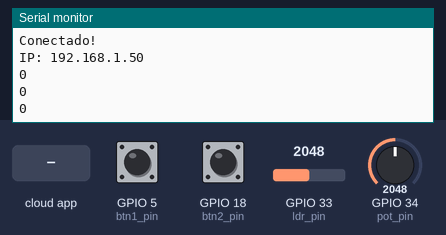
Bench run of a sketch on a simulated ESP32. On the bench: the last lines printed to the serial monitor. Inputs (shaded band) come from the test bench; at power-on: GPIO 5 (btn1_pin) HIGH, GPIO 33 (ldr_pin) = 2048, GPIO 18 (btn2_pin) HIGH, GPIO 34 (pot_pin) = 2048. WiFi joins after 1.5 s; servers stay silent unless stated; the local clock reads 2024-03-15 10:24:30 at power-on unless the sketch sets it; the Firebase database answers and starts empty.

Above: at 2.7 s.
2.8 s: GPIO 5 (btn1_pin) pulled LOW for 1 s
At 4.6 s:
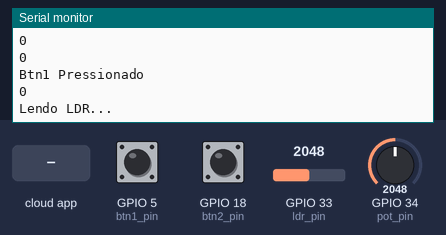
5.4 s: the phone or cloud app sets Pot to 1
At 7.7 s:
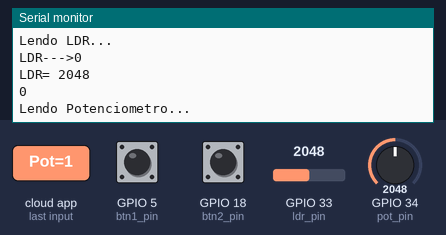
7.9 s: the phone or cloud app sets LDR to 1
At 10.8 s:
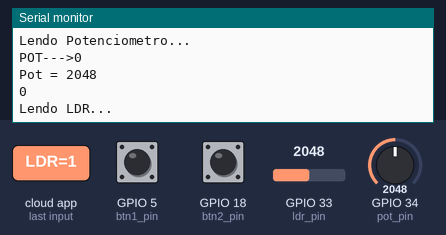
10.9 s: GPIO 33 (ldr_pin) set to 2866
12.4 s: GPIO 18 (btn2_pin) pulled LOW for 3.2 s
At 14.49 s:
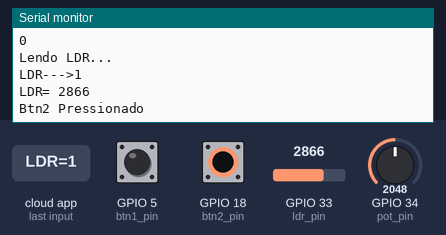
17.1 s: GPIO 18 (btn2_pin) pulled LOW for 1 s
At 19.5 s:
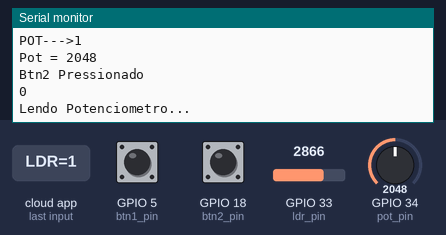

The sketch:

Projeto6-_Leitura_dos_Sensores_e_Registro_em_Banco_de_Dados.ino
```cpp
//---Bibliotecas---
#include <Time.h>
#include <FirebaseESP32.h>
#include <WiFi.h>

//**************************************
//---Pinos---
#define ldr_pin 33
#define pot_pin 34
#define led_pin 4

#define btn1_pin 5
#define btn2_pin 18

//**************************************
//---CONSTANTES---
//---WiFi---
const char* ssid = "Galaxy J8";
const char* password = "senha12345";

//---Firebase---
const char* firebase_host = "https://projeto-parcial1x.firebaseio.com/";
const char* firebase_auth = "AaHaWVLuMRlT3wJwX7PCXDMmgFKw14M8KFqk07BS";

//---Timer/NTP server---
const char* ntpServer = "pool.ntp.org";
const long gmtOffset_sec = 0;
const int daylightOffset_sec = -14400;

//**************************************
//---Objetos---
FirebaseData firebaseData;

//**************************************
//---Variaveis Globais---
int il,ip;

//**************************************
//---Protótipos das funcões---
String getLocalTime();
String getLocalDate();
String getLdrValue();
String getPotValue();
bool btn_click();

//**************************************
void setup() {
  pinMode(ldr_pin,INPUT);
  pinMode(pot_pin,INPUT);
  pinMode(btn1_pin,INPUT_PULLUP);
  pinMode(btn2_pin,INPUT_PULLUP);

  Serial.begin(115200);

  WiFi.begin(ssid,password);
  Serial.print("Conectando ao WiFi");
  while(WiFi.status() != WL_CONNECTED)
  {
    Serial.print(".");
    delay(500);
  }

  Serial.println("\nConectado!");
  Serial.print("IP: ");
  Serial.println(WiFi.localIP());

  Firebase.begin(firebase_host, firebase_auth);
  Firebase.reconnectWiFi(true);

  configTime(gmtOffset_sec, daylightOffset_sec, ntpServer);
}

//**************************************
void loop() {
  //**************************************
  //---Leitura dos botões---
  if(btn_click("btn1")){
    Serial.println("Btn1 Pressionado");
    Firebase.setBool(firebaseData,"/Solicitacoes/LDR", true);
  }
  if(btn_click("btn2")){
    Serial.println("Btn2 Pressionado");
    Firebase.setBool(firebaseData,"/Solicitacoes/Pot", true);
  }

  //---Verifica se há alguma solicitação---
  Firebase.getBool(firebaseData,"/Solicitacoes/LDR");
  bool Sldr = firebaseData.boolData();

  Firebase.getBool(firebaseData,"/Solicitacoes/Pot");
  bool Spot = firebaseData.boolData();
  //**************************************

  Serial.println(firebaseData.jsonData());

  //---Solicitação de LDR---
  if(Sldr){
    Serial.println("Lendo LDR...");
    delay(2000);
    Firebase.getInt(firebaseData,"/Indexes/LDR");
    il = firebaseData.intData();
    Serial.print("LDR--->");Serial.println(il);
    Firebase.setString(firebaseData, "/Sensores/LDR/"+String(il+1)+"/Hora", getLocalTime());
    Firebase.setString(firebaseData, "/Sensores/LDR/"+String(il+1)+"/Data", getLocalDate());
    Firebase.setString(firebaseData, "/Sensores/LDR/"+String(il+1)+"/Valor", getLdrValue());

    Firebase.setBool(firebaseData, "/Solicitacoes/LDR", false);
    Firebase.setInt(firebaseData, "/Indexes/LDR", il+1);
    Firebase.setBool(firebaseData, "/Respostas/LDR", true);
  }

  //---Solicitação de Pot----
  if(Spot){
    Serial.println("Lendo Potenciometro...");
    delay(2000);
    Firebase.getInt(firebaseData,"/Indexes/Pot");
    ip = firebaseData.intData();
    Serial.print("POT--->");Serial.println(ip);
    Firebase.setString(firebaseData, "/Sensores/Pot/"+String(ip+1)+"/Hora", getLocalTime());
    Firebase.setString(firebaseData, "/Sensores/Pot/"+String(ip+1)+"/Data", getLocalDate());
    Firebase.setString(firebaseData, "/Sensores/Pot/"+String(ip+1)+"/Valor", getPotValue());

    Firebase.setBool(firebaseData, "/Solicitacoes/Pot", false);
    Firebase.setInt(firebaseData, "/Indexes/Pot", ip+1);
    Firebase.setBool(firebaseData, "/Respostas/Pot", true);
  }
}

//**************************************
//---Funções auxiliares--
String getLocalTime()
{
  struct tm timeinfo;
  if(!getLocalTime(&timeinfo)){
    Serial.println("Falha ao obter hora");
    return "Error";
  }

  String Time = String(timeinfo.tm_hour)+':'+String(timeinfo.tm_min)+':'+String(timeinfo.tm_sec);
  return Time;
}

String getLocalDate()
{
  struct tm timeinfo;
  if(!getLocalTime(&timeinfo)){
    Serial.println("Falha ao obter data");
    return "Error";
  }

  String date = String(timeinfo.tm_mday)+'/'+String(timeinfo.tm_mon+1)+'/'+String(timeinfo.tm_year+1900);
  return date;
}

String getLdrValue()
{
  int ldr = analogRead(ldr_pin);
  Serial.print("LDR= ");Serial.println(ldr);
  return String(ldr);
}

String getPotValue()
{
  int pot = analogRead(pot_pin);
  Serial.print("Pot = ");Serial.println(pot);
  return String(pot);
}

bool btn_click(String btn)
{
  if(btn == "btn1")
  {
    if(!digitalRead(btn1_pin)){
      delay(500);
      return true;
    }
    return false;
  }

  if(btn == "btn2")
  {
    if(!digitalRead(btn2_pin)){
      delay(500);
      return true;
    }
    return false;
  }
}
```

Measured:
- after the input at 2.8 s, the serial monitor: prints a new line after 0.70 s (image 1)
- after the input at 5.4 s, the serial monitor: prints a new line after 1.9 s (image 2)
- after the input at 7.9 s, the serial monitor: prints a new line after 2.8 s (image 3)
- after the input at 12.4 s, the serial monitor: prints a new line after 1.8 s (image 4)
